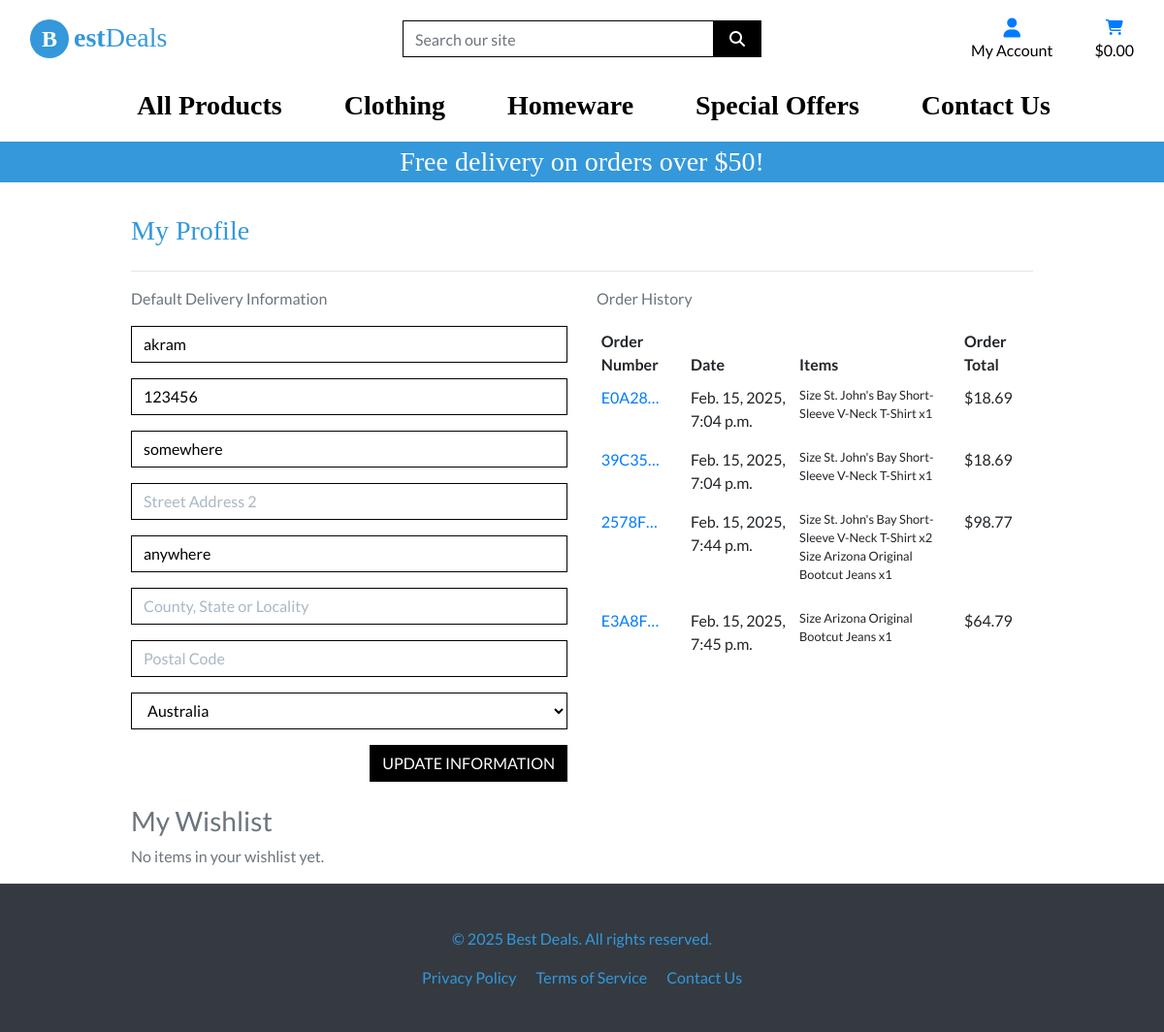
The page /profile/ (signed in) on the database as committed earlier.
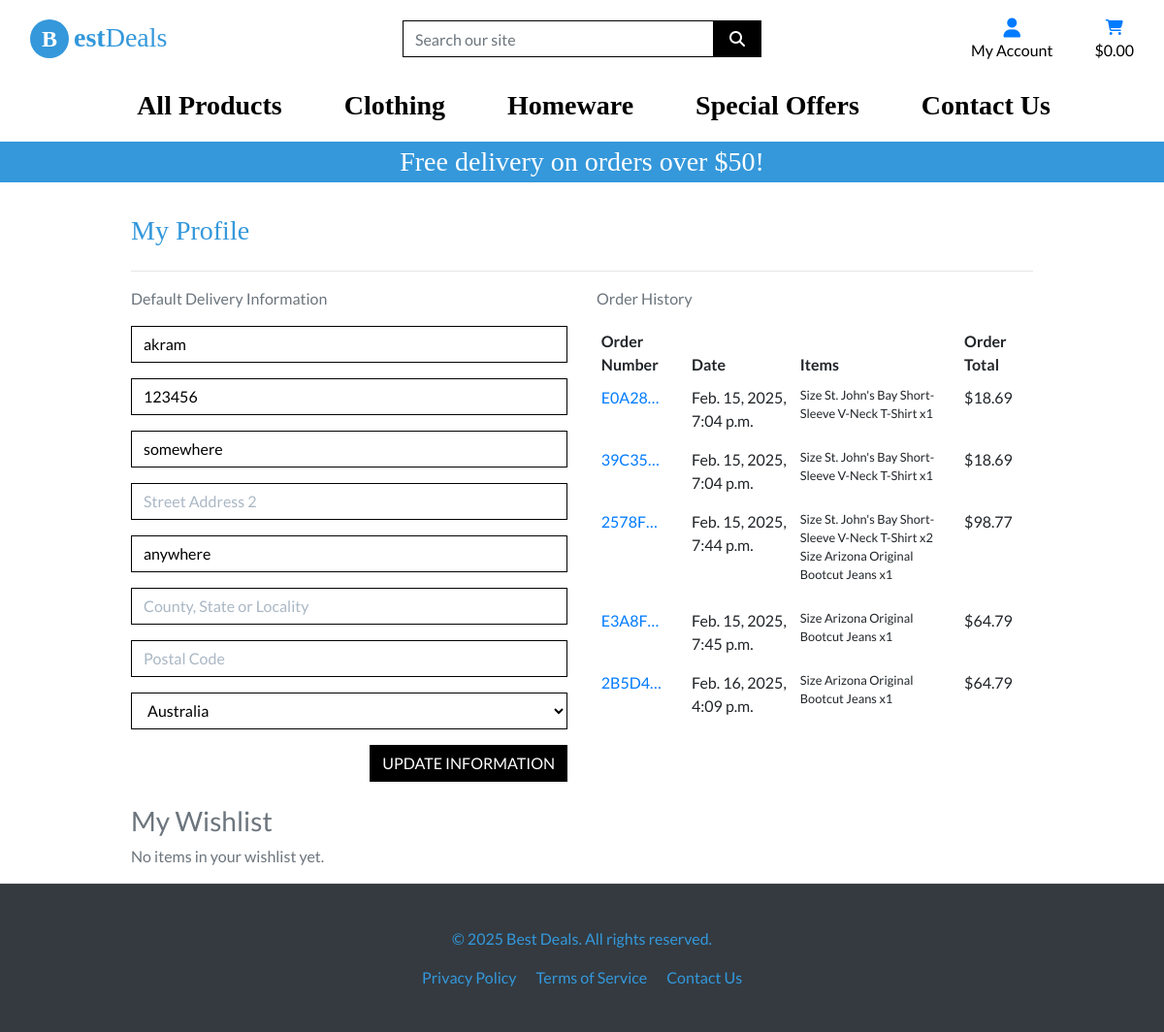
The same page on the database as committed later.
### checkout/models.py (models this page shows, shortened)
class Order(models.Model):
    order_number = models.CharField(max_length=32, null=False, editable=False)
    user_profile = models.ForeignKey(UserProfile, on_delete=models.SET_NULL,
                                     null=True, blank=True, related_name='orders')
    full_name = models.CharField(max_length=50, null=False, blank=False)
    email = models.EmailField(max_length=254, null=False, blank=False)
    phone_number = models.CharField(max_length=20, null=False, blank=False)
    country = CountryField(blank_label= 'Country *', null=False, blank=False)
    postcode = models.CharField(max_length=20, null=True, blank=True)
    town_or_city = models.CharField(max_length=40, null=False, blank=False)
    street_address1 = models.CharField(max_length=80, null=False, blank=False)
    street_address2 = models.CharField(max_length=80, null=True, blank=True)
    county = models.CharField(max_length=80, null=True, blank=True)
    date = models.DateTimeField(auto_now_add=True)
    delivery_cost = models.DecimalField(max_digits=6, decimal_places=2, null=False, default=0)
    order_total = models.DecimalField(max_digits=10, decimal_places=2, null=False, default=0)
    vat = models.DecimalField(max_digits=6, decimal_places=2, null=False, default=0)
    grand_total = models.DecimalField(max_digits=10, decimal_places=2, null=False, default=0)
    original_bag = models.TextField(null=False, blank=False, default='')
    stripe_pid = models.CharField(max_length=254, null=False, blank=False, default='')
    VAT_PERCENTAGE = Decimal('20.0')  # 20% VAT rate

class OrderLineItem(models.Model):
    order = models.ForeignKey(Order, null=False, blank=False, on_delete=models.CASCADE, related_name='lineitems')
    product = models.ForeignKey(Product, null=False, blank=False, on_delete=models.CASCADE)
    product_size = models.CharField(max_length=2, null=True, blank=True)  # XS, S, M, L, XL
    quantity = models.IntegerField(null=False, blank=False, default=0)
    lineitem_total = models.DecimalField(max_digits=6, decimal_places=2, null=False, blank=False, editable=False)

### products/models.py (models this page shows, shortened)
class Product(models.Model):
    category = models.ForeignKey('Category', null=True, blank=True, on_delete=models.SET_NULL)
    sku = models.CharField(max_length=254, null=True, blank=True)
    name = models.CharField(max_length=254)
    description = models.TextField()
    has_sizes = models.BooleanField(default=False, null=True, blank=True)
    price = models.DecimalField(max_digits=6, decimal_places=2)
    rating = models.DecimalField(max_digits=6, decimal_places=2, null=True, blank=True)
    image_url = models.URLField(max_length=1024, null=True, blank=True)
    image = models.ImageField(null=True, blank=True)
    vat_applicable = models.BooleanField(default=False)

### profiles/views.py (the view)
# urls.py: path('profile/', include('profiles.urls')),
def profile(request):
    profile = get_object_or_404(UserProfile, user=request.user)
    if request.method == 'POST':
        form = UserProfileForm(request.POST, instance=profile)
        if form.is_valid():
            form.save()
            messages.success(request, 'Profile updated successfully')
    form = UserProfileForm(instance=profile)
    orders = profile.orders.all()
    template = 'profiles/profile.html'
    context = {
        'form': form,
        'orders': orders,
        'on_profile_page': True
    }
    return render(request, template, context)

### profiles/forms.py
class UserProfileForm(forms.ModelForm):
    class Meta:
        model = UserProfile
        exclude = ('user',)
    def __init__(self, *args, **kwargs):
        super().__init__(*args, **kwargs)
        placeholders = {
            'get_full_name' : 'Full name',
            'default_phone_number': 'Phone Number',
            'default_postcode': 'Postal Code',
            'default_town_or_city': 'Town or City',
            'default_street_address1': 'Street Address 1',
            'default_street_address2': 'Street Address 2',
            'default_county': 'County, State or Locality',
        }
        self.fields['default_phone_number'].widget.attrs['autofocus'] = True
        for field in self.fields:
            if field != 'default_country':
                if self.fields[field].required:
                    placeholder = f'{placeholders[field]} *'
                else:
                    placeholder = placeholders[field]
                self.fields[field].widget.attrs['placeholder'] = placeholder
            self.fields[field].widget.attrs['class'] = 'border-black rounded-0 profile-form-input'
            self.fields[field].label = False

### profiles/templates/profiles/profile.html (shortened to what this page needs)
{% extends "base.html" %}
{% load static %}
{% load bag_tools %}
{% block extra_css %}
    <link rel="stylesheet" href="{% static 'profiles/css/profile.css' %}">
{% endblock %}
{% block content %}
<div class="container">
    <div class="row">
        <div class="col">
            <h2 class="logo-font mb-4 just-ma">My Profile</h2>
            <hr>
        </div>
    </div>
    <div class="row">
        <div class="col-12 col-lg-6">
            <p class="text-muted">Default Delivery Information</p>
            <form class="mt-3" action="{% url 'profile' %}" method="POST" id="profile-update-form">
                {{ form|crispy }}
                <button class="btn btn-black rounded-0 text-uppercase float-right">Update Information</button>
            </form>
        </div>
        <div class="col-12 col-lg-6">
            <p class="text-muted">Order History</p>
            <div class="order-history table-responsive">
                <table class="table table-sm table-borderless">
                    <thead>
                        <tr>
                            <th>Order Number</th>
                            <th>Date</th>
                            <th>Items</th>
                            <th>Order Total</th>
                        </tr>
                    </thead>
                    <tbody>
                        {% for order in orders %}
                            <tr>
                                <td>
                                    <a href="{% url 'order_history' order.order_number %}"
                                    title="{{ order.order_number }}">
                                        {{ order.order_number|truncatechars:6 }}
                                    </a>
                                </td>
                                <td>{{ order.date }}</td>
                                <td>
                                    <ul class="list-unstyled">
                                        {% for item in order.lineitems.all %}
                                            <li class="small">
                                                {% if item.product.has_sizes %}
                                                    Size {{ item.product.size|upper }}
                                                {% endif %}{{ item.product.name }} x{{ item.quantity }}
                                            </li>
                                        {% endfor %}
                                    </ul>
                                </td>
                                <td>${{ order.grand_total }}</td>
                            </tr>
                        {% endfor %}
                    </tbody>
                </table>
            </div>
        </div>
    </div>
    <div class="row mt-4">
        <div class="col-12">
            <h3 class="text-muted">My Wishlist</h3>
            <div class="wishlist-items">
                {% if wishlist %}
                    <ul class="list-group">
                        {% for item in wishlist %}
                            <li class="list-group-item d-flex justify-content-between align-items-center">
                                <a href="{% url 'product_detail' item.product.id %}" class="text-dark">
                                    {{ item.product.name }}
                                </a>
                                <a href="{% url 'remove_from_wishlist' item.product.id %}" class="text-danger">
                                    <i class="fas fa-heart-broken"></i> Remove
                                </a>
                            </li>
                        {% endfor %}
                    </ul>
                {% else %}
                    <p class="text-muted">No items in your wishlist yet.</p>
                {% endif %}
            </div>
        </div>
    </div>
</div>
{% endblock %}

Rows that differ between the two databases and show on the page:
added Order: order_number "2B5D4…", date "Feb. 16, 2025, 4:09 p.m.", grand_total "64.79"
added OrderLineItem: product.name "Arizona Original Bootcut Jeans", quantity "1", shown under "2B5D4…"
